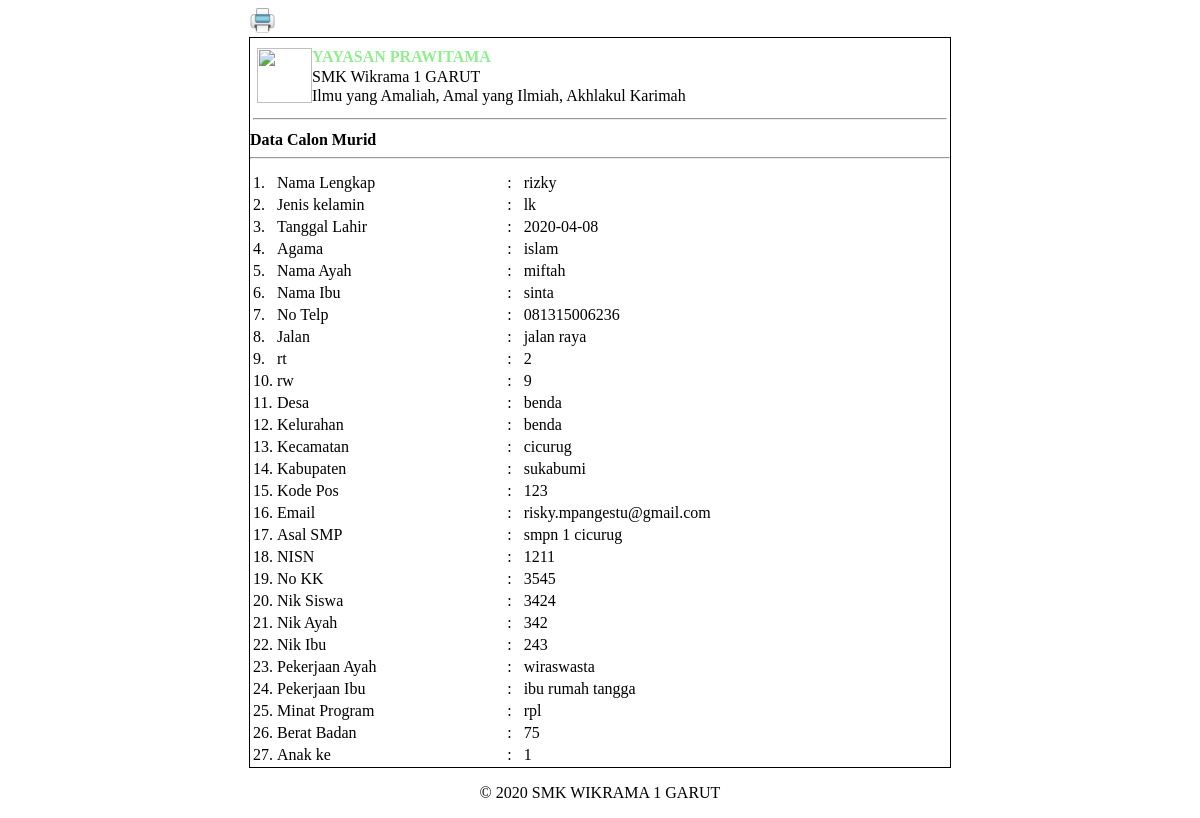
The app's page /daftar_sekolah/tampilan.php?id=4 with its own data.
### tables this page shows
CREATE TABLE `tb_daftar` (
  `id_daftar` int(11) NOT NULL,
  `nama_lengkap` varchar(100) NOT NULL,
  `jk` varchar(5) NOT NULL,
  `tanggal_lahir` date NOT NULL,
  `agama` varchar(30) NOT NULL,
  `nama_ayah` varchar(100) NOT NULL,
  `nama_ibu` varchar(100) NOT NULL,
  `telp` varchar(13) NOT NULL,
  `jalan` varchar(150) NOT NULL,
  `rt` int(11) NOT NULL,
  `rw` int(11) NOT NULL,
  `desa` varchar(100) NOT NULL,
  `kelurahan` varchar(100) NOT NULL,
  `kecamatan` varchar(100) NOT NULL,
  `kabupaten` varchar(100) NOT NULL,
  `kode_pos` int(11) NOT NULL,
  `emai` varchar(100) NOT NULL,
  `asal_smp` varchar(100) NOT NULL,
  `nisn` int(11) NOT NULL,
  `no_kk` int(11) NOT NULL,
  `nik_siswa` int(11) NOT NULL,
  `nik_ayah` int(11) NOT NULL,
  `nik_ibu` int(11) NOT NULL,
  `pekerjaan_ayah` varchar(100) NOT NULL,
  `pekerjaan_ibu` varchar(100) NOT NULL,
  `minat_program` varchar(100) NOT NULL,
  `berat_badan` int(11) NOT NULL,
  `anak_ke` int(11) NOT NULL
);

### daftar_sekolah/tampilan.php (the view, shortened to what this page needs)
<?php
    include_once("function/koneksi.php");
    $id = $_GET['id'];
    $query = mysqli_query($koneksi,"SELECT * FROM tb_daftar WHERE id_daftar = $id ");
    $row = mysqli_fetch_assoc($query);
 ?>
 <!DOCTYPE html>
<html>
    <head>
    </head>
    <body>
        <div class="print">
            <a href="#" onclick="document.getElementById('print').style.display='none';window.print();">
                <img src="images/print-icon.png" id="print" width="25" height="25" border="0" /></a>
        </div>
        <div class="utama">
            <table width="98%" border="0" cellspacing="0" cellpadding="0" align="center" style="margin-top:10px;">
                <tr>
                    <td width="7%" rowspan="3" align="center" valign="top">
                        <img src="images/logo.png" width="55" height="55" /></td>
                    <td width="93%" valign="top"><strong style="color:lightgreen;">YAYASAN PRAWITAMA </strong></td>
                </tr>
                <tr>
                    <td valign="top">SMK Wikrama 1 GARUT </td>
                </tr>
                <tr>
                    <td valign="top">Ilmu yang Amaliah, Amal yang Ilmiah, Akhlakul Karimah </td>
                </tr>
            </table>
            <table width="100%">
                <tr><td><hr></td></tr>
            </table>
            <table width="100%">
            <tr>
               <strong>Data Calon Murid</strong>
            </tr>
            <tr>
                <hr>
            </tr>
            <tr>
                <td width="3%">1.</td>
                <td>Nama Lengkap</td>
                <td>:</td>
                <td> <?= $row['nama_lengkap']; ?></td>
            </tr>
            <tr>
                <td>2.</td>
                <td >Jenis kelamin</td>
                <td>:</td>
                <td> <?= $row['jk']; ?></td>
            </tr>
            <tr>
                <td>3.</td>
                <td >Tanggal Lahir</td>
                <td>:</td>
                <td> <?= $row['tanggal_lahir']; ?></td>
            </tr>
            <tr>
                <td>4.</td>
                <td >Agama</td>
                <td>:</td>
                <td> <?= $row['agama']; ?></td>
            </tr>
            <tr>
                <td>5.</td>
                <td >Nama Ayah</td>
                <td>:</td>
                <td> <?= $row['nama_ayah']; ?></td>
            </tr>
            <tr>
                <td>6.</td>
                <td >Nama Ibu</td>
                <td>:</td>
                <td> <?= $row['nama_ibu']; ?></td>
            </tr>
            <tr>
                <td>7.</td>
                <td >No Telp</td>
                <td>:</td>
                <td> <?= $row['telp']; ?></td>
            </tr>
            <tr>
                <td>8.</td>
                <td >Jalan</td>
                <td>:</td>
                <td> <?= $row['jalan']; ?></td>
            </tr>
            <tr>
                <td>9.</td>
                <td >rt</td>
                <td>:</td>
                <td> <?= $row['rt']; ?></td>
            </tr>
            <tr>
                <td>10.</td>
                <td >rw</td>
                <td>:</td>
                <td> <?= $row['rw']; ?></td>
            </tr>
            <tr>
                <td>11.</td>
                <td >Desa</td>
                <td>:</td>
                <td> <?= $row['desa']; ?></td>
            </tr>
            <tr>
                <td>12.</td>
                <td >Kelurahan</td>
                <td>:</td>
                <td> <?= $row['kelurahan']; ?></td>
            </tr>
            <tr>
                <td>13.</td>
                <td >Kecamatan</td>
                <td>:</td>
                <td> <?= $row['kecamatan']; ?></td>
            </tr>
            <tr>
                <td>14.</td>
                <td >Kabupaten</td>
                <td>:</td>
                <td> <?= $row['kabupaten']; ?></td>
            </tr>
            <tr>
                <td>15.</td>
                <td >Kode Pos</td>
                <td>:</td>
                <td> <?= $row['kode_pos']; ?></td>
            </tr>
            <tr>
                <td>16.</td>
                <td >Email</td>
                <td>:</td>
                <td> <?= $row['emai']; ?></td>
            </tr>
            <tr>
                <td>17.</td>
                <td >Asal SMP</td>
                <td>:</td>
                <td> <?= $row['asal_smp']; ?></td>
            </tr>
            <tr>
                <td>18.</td>
                <td >NISN</td>
                <td>:</td>
                <td> <?= $row['nisn']; ?></td>
            </tr>
            <tr>
                <td>19.</td>
                <td >No KK</td>
                <td>:</td>
                <td> <?= $row['no_kk']; ?></td>
            </tr>
            <tr>
                <td>20.</td>
                <td >Nik Siswa</td>
                <td>:</td>
                <td> <?= $row['nik_siswa']; ?></td>
            </tr>
            <tr>
                <td>21.</td>
                <td >Nik Ayah</td>
                <td>:</td>
                <td> <?= $row['nik_ayah']; ?></td>
            </tr>
            <tr>
                <td>22.</td>
                <td >Nik Ibu</td>
                <td>:</td>
                <td> <?= $row['nik_ibu']; ?></td>
            </tr>
            <tr>
                <td>23.</td>
                <td >Pekerjaan Ayah</td>
                <td>:</td>
                <td> <?= $row['pekerjaan_ayah']; ?></td>
            </tr>
            <tr>
                <td>24.</td>
                <td >Pekerjaan Ibu</td>
                <td>:</td>
                <td> <?= $row['pekerjaan_ibu']; ?></td>
            </tr>
            <tr>
                <td>25.</td>
                <td >Minat Program</td>
                <td>:</td>
                <td> <?= $row['minat_program']; ?></td>
            </tr>
            <tr>
                <td>26.</td>
                <td >Berat Badan</td>
                <td>:</td>
                <td> <?= $row['berat_badan']; ?></td>
            </tr>
            <tr>
                <td>27.</td>
                <td >Anak ke</td>
                <td>:</td>
                <td> <?= $row['anak_ke']; ?></td>
            </tr>
            </table>
        </div>
    </body>
    <center><p>&copy; <?php echo date('Y'); ?> SMK WIKRAMA 1 GARUT</p></center>
</html>

### daftar_sekolah/tampilan.php (style rules this page uses)
.utama { margin:0 auto; border:thin solid #000; width:700px; }
.print { margin:0 auto; width:700px; }
a { text-decoration: none; }

### records on screen
tb_daftar: nama_lengkap "rizky", jk "lk", tanggal_lahir "2020-04-08", agama "islam", nama_ayah "miftah", nama_ibu "sinta", telp "081315006236", jalan "jalan raya", rt "2", rw "9", desa "benda", kelurahan "benda", kecamatan "cicurug", kabupaten "sukabumi", kode_pos "123", emai "risky.mpangestu@gmail.com", asal_smp "smpn 1 cicurug", nisn "1211", no_kk "3545", nik_siswa "3424", nik_ayah "342", nik_ibu "243", pekerjaan_ayah "wiraswasta", pekerjaan_ibu "ibu rumah tangga", minat_program "rpl", berat_badan "75", anak_ke "1"
